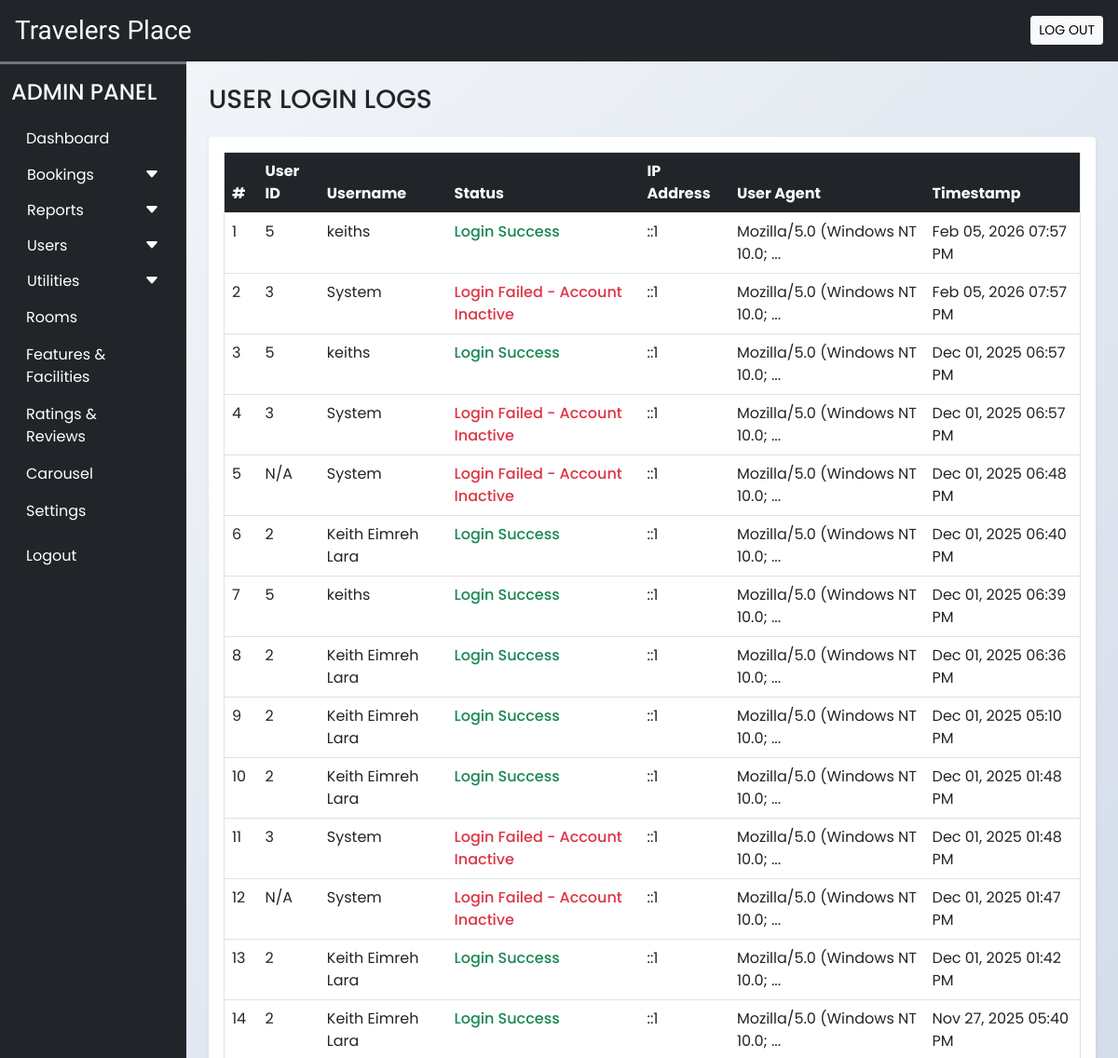
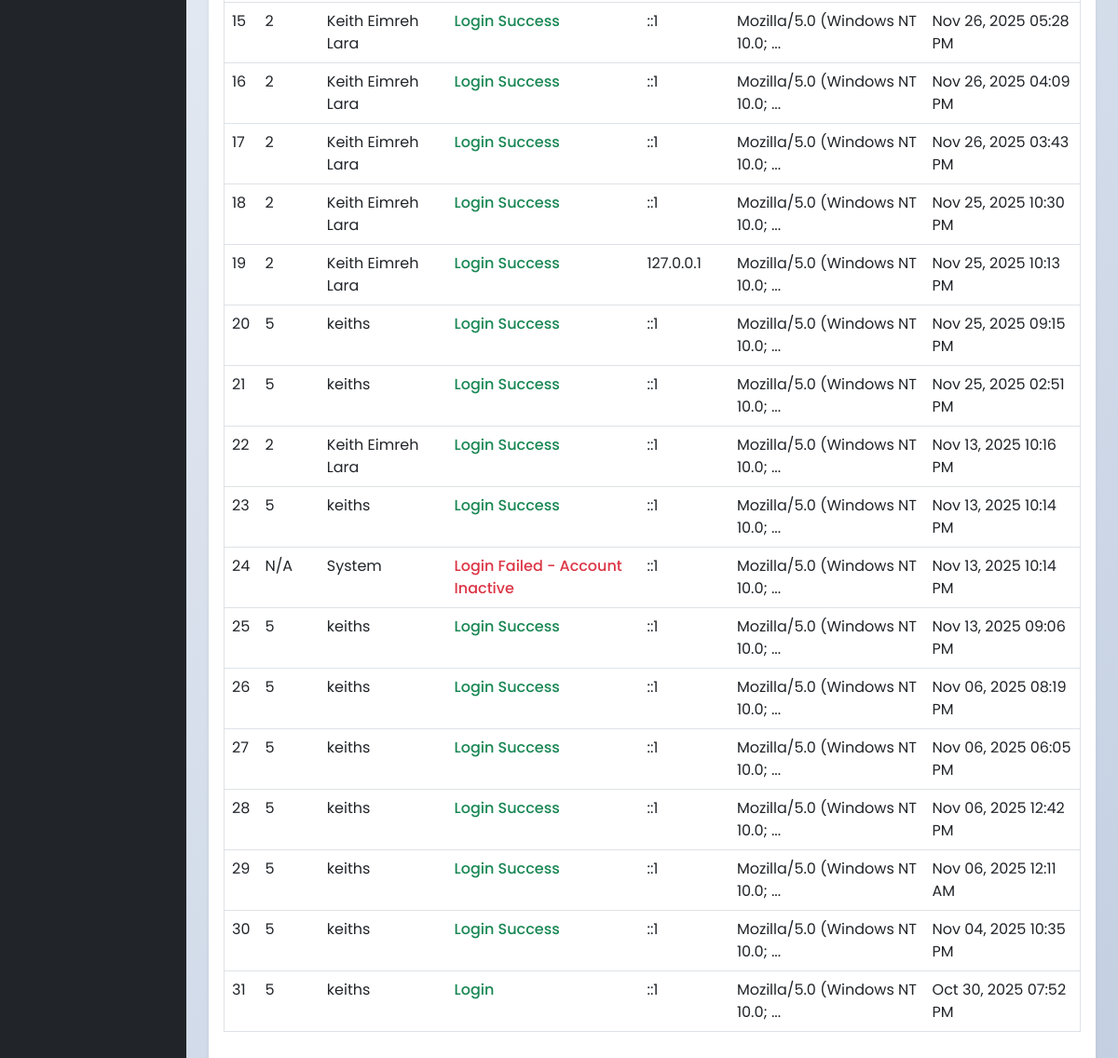
Before: /admin/user_login_logs.php (signed in) with the older database file (2 pictures, top to bottom).
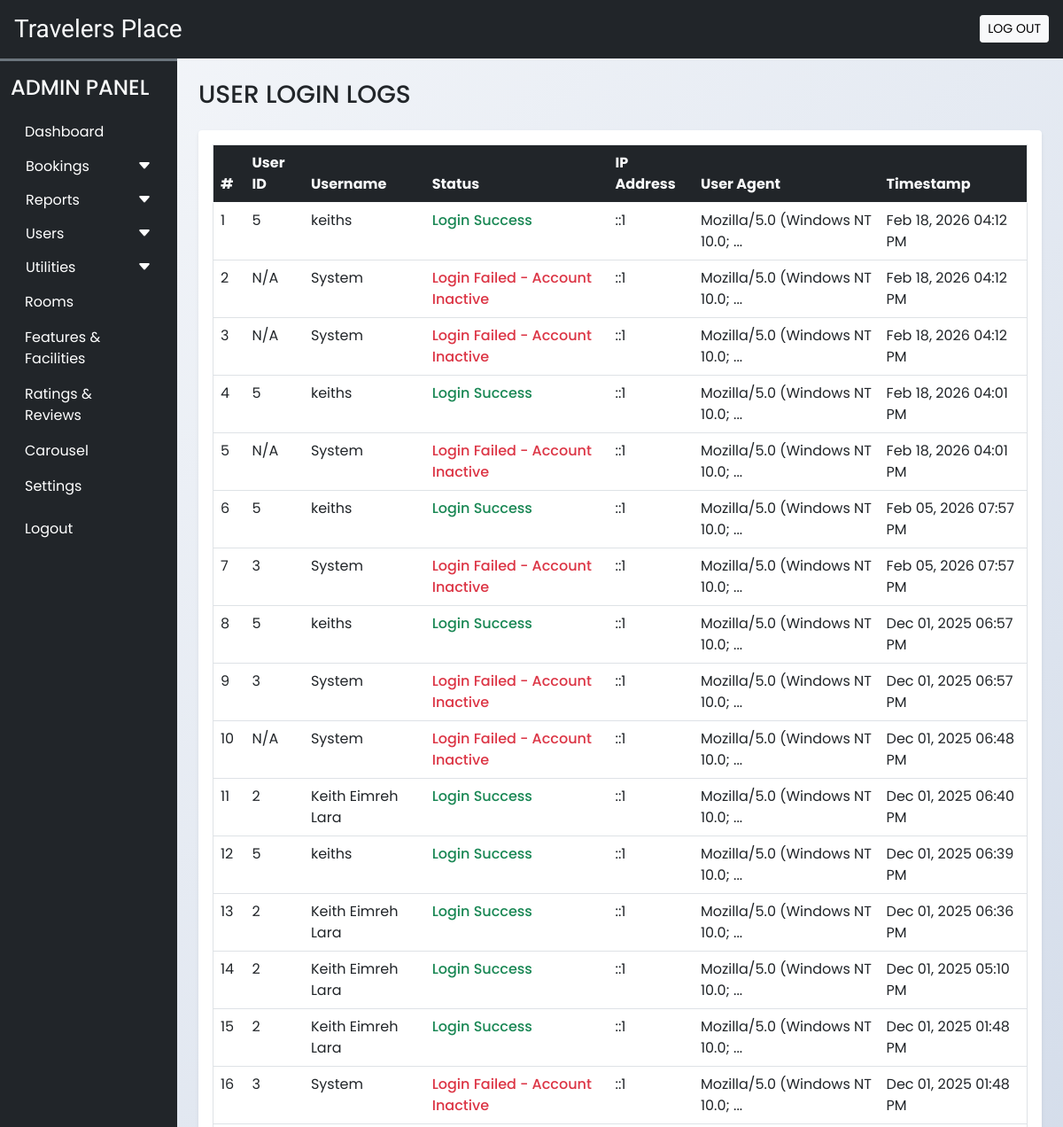
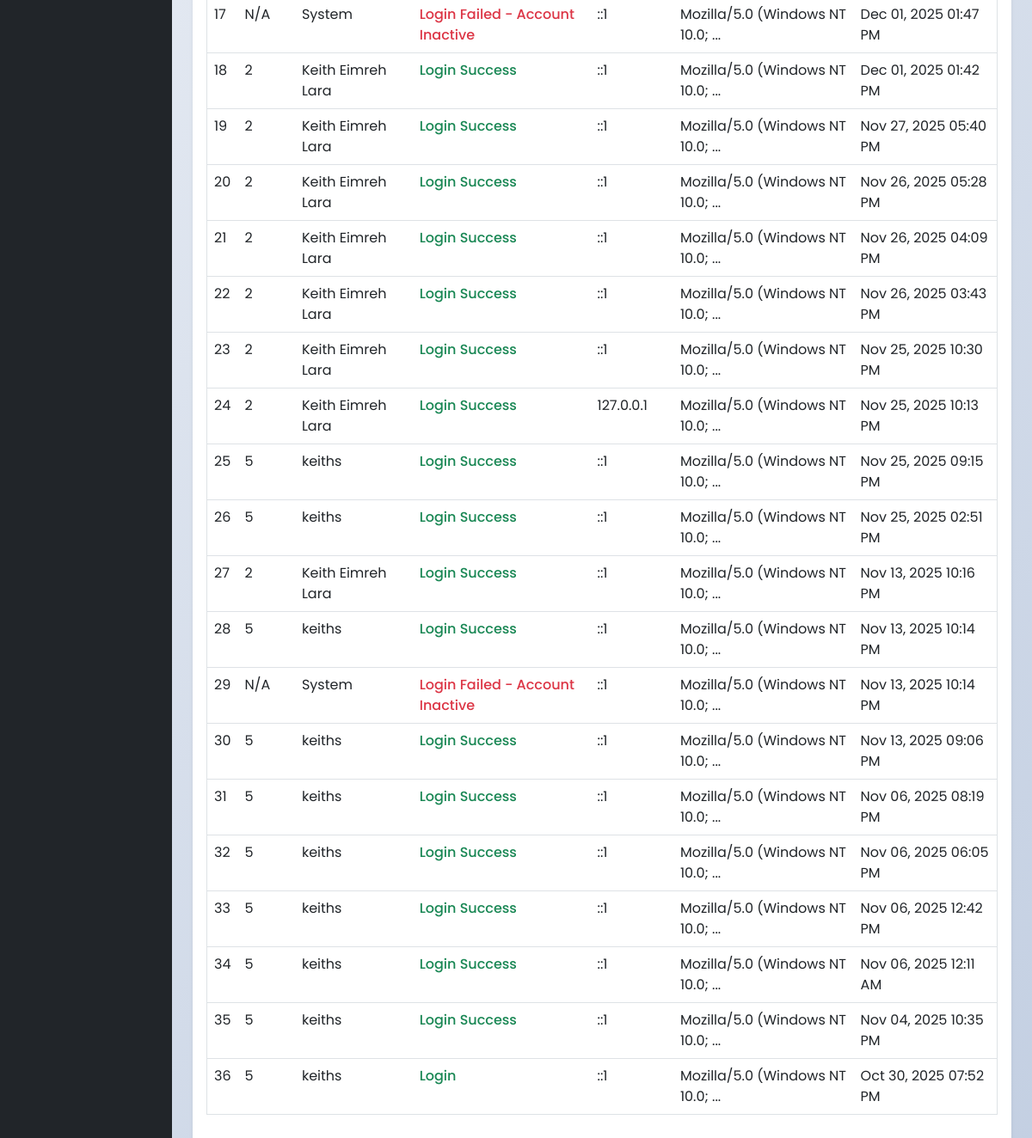
After: the same page with the newer database file (2 pictures, top to bottom).
### tables this page shows
CREATE TABLE `activity_logs` (
  `id` int(11) NOT NULL AUTO_INCREMENT,
  `user_id` int(11) DEFAULT NULL,
  `user_name` varchar(100) NOT NULL,
  `action` varchar(100) NOT NULL,
  `details` text DEFAULT NULL,
  `ip_address` varchar(45) DEFAULT NULL,
  `user_agent` text DEFAULT NULL,
  `created_at` timestamp NOT NULL DEFAULT current_timestamp(),
  PRIMARY KEY (`id`),
  KEY `idx_user_id` (`user_id`),
  KEY `idx_created_at` (`created_at`)
);

### admin/user_login_logs.php (the view, shortened to what this page needs)
<!DOCTYPE html>
<html lang="en">
<head>
  <?php require('inc/links.php'); ?>
  <link rel="stylesheet" href="https://cdn.datatables.net/1.13.6/css/dataTables.bootstrap5.min.css">
</head>
<body class="bg-light">
  <?php require('inc/header.php'); ?>
  <div class="container-fluid" id="main-content">
    <div class="row">
      <div class="col-lg-10 ms-auto p-4 overflow-hidden">
        <h3 class="mb-4">USER LOGIN LOGS</h3>
        <div class="card border-0 shadow-sm mb-4">
          <div class="card-body">
            <div class="table-responsive">
              <table class="table table-hover border" id="login-logs-table">
                <thead class="bg-dark text-light">
                  <tr>
                    <th>#</th>
                    <th>User ID</th>
                    <th>Username</th>
                    <th>Status</th>
                    <th>IP Address</th>
                    <th>User Agent</th>
                    <th>Timestamp</th>
                  </tr>
                </thead>
                <tbody>
                  <?php
                  $con = $GLOBALS['con'];
                  $query = "SELECT * FROM `activity_logs`
                           WHERE `action` LIKE 'Login%'
                           ORDER BY `created_at` DESC";
                  $res = mysqli_query($con, $query);
                  $i = 1;
                  while($row = mysqli_fetch_assoc($res)) {
                    $statusClass = strpos($row['action'], 'Failed') !== false ? 'status-failed' : 'status-success';
                    echo "
                    <tr>
                      <td>$i</td>
                      <td>" . ($row['user_id'] ?: 'N/A') . "</td>
                      <td>" . htmlspecialchars($row['user_name']) . "</td>
                      <td class='$statusClass'>" . htmlspecialchars($row['action']) . "</td>
                      <td>" . htmlspecialchars($row['ip_address']) . "</td>
                      <td title='" . htmlspecialchars($row['user_agent']) . "'>" .
                         (strlen($row['user_agent']) > 30 ?
                          substr(htmlspecialchars($row['user_agent']), 0, 30) . '...' :
                          htmlspecialchars($row['user_agent'])) .
                      "</td>
                      <td>" . date('M d, Y h:i A', strtotime($row['created_at'])) . "</td>
                    </tr>
                    ";
                    $i++;
                  }
                  ?>
                </tbody>
              </table>
            </div>
          </div>
        </div>
      </div>
    </div>
  </div>
</body>
</html>

### admin/inc/links.php (shortened to what this page needs)
<link rel="stylesheet" href="https://cdn.jsdelivr.net/npm/bootstrap-icons@1.9.1/font/bootstrap-icons.css">
<link href="https://cdn.jsdelivr.net/npm/bootstrap@5.0.2/dist/css/bootstrap.min.css" rel="stylesheet">
<link rel="stylesheet" href="css/common.css?v=<?php echo filemtime('css/common.css'); ?>">

### admin/inc/header.php (shortened to what this page needs)
<?php
  $admin_role = $_SESSION['adminRole'] ?? 'admin';
?>
<div class="container-fluid bg-dark text-light p-3 d-flex align-items-center justify-content-between sticky-top">
  <h3 class="mb-0 h-font">Travelers Place</h3>
  <a href="logout.php" id="admin-logout" class="btn btn-light btn-sm">LOG OUT</a>
</div>
<div class="col-lg-2 bg-dark border-top border-3 border-secondary" id="dashboard-menu">
  <nav class="navbar navbar-expand-lg navbar-dark">
    <div class="container-fluid flex-lg-column align-items-stretch">
      <h4 class="mt-2 text-light">ADMIN PANEL</h4>
      <div class="collapse navbar-collapse flex-column align-items-stretch mt-2" id="adminDropdown">
        <ul class="nav nav-pills flex-column">
          <li class="nav-item">
            <a class="nav-link text-white" href="dashboard.php">Dashboard</a>
          </li>
          <button class="btn text-white px-3 w-100 shadow-none text-start d-flex align-items-center justify-content-between" type="button" data-bs-toggle="collapse" data-bs-target="#bookingLinks">
            <span>Bookings</span>
            <span><i class="bi bi-caret-down-fill"></i></span>
          </button>
          <button class="btn text-white px-3 w-100 shadow-none text-start d-flex align-items-center justify-content-between" type="button" data-bs-toggle="collapse" data-bs-target="#reportsLinks">
            <span>Reports</span>
            <span><i class="bi bi-caret-down-fill"></i></span>
          </button>
          <?php if($admin_role === 'admin'): ?>
            <button class="btn text-white px-3 w-100 shadow-none text-start d-flex align-items-center justify-content-between" type="button" data-bs-toggle="collapse" data-bs-target="#usersLinks">
              <span>Users</span>
              <span><i class="bi bi-caret-down-fill"></i></span>
            </button>
            <button class="btn text-white px-3 w-100 shadow-none text-start d-flex align-items-center justify-content-between" type="button" data-bs-toggle="collapse" data-bs-target="#utilitiesLinks">
              <span>Utilities</span>
              <span><i class="bi bi-caret-down-fill"></i></span>
            </button>
            <li class="nav-item">
              <a class="nav-link text-white" href="rooms.php">Rooms</a>
            </li>
            <li class="nav-item">
              <a class="nav-link text-white" href="features_facilities.php">Features & Facilities</a>
            </li>
            <li class="nav-item">
              <a class="nav-link text-white" href="rate_review.php">Ratings & Reviews</a>
            </li>
            <li class="nav-item">
              <a class="nav-link text-white" href="carousel.php">Carousel</a>
            </li>
            <li class="nav-item">
              <a class="nav-link text-white" href="settings.php">Settings</a>
            </li>
          <?php else: ?>
            <li class="nav-item">
              <a class="nav-link text-white" href="change_password.php">Change Password</a>
            </li>
          <?php endif; ?>
          <li class="nav-item mt-2">
            <a class="nav-link text-white" href="logout.php">Logout</a>
          </li>
        </ul>
      </div>
    </div>
  </nav>
</div>

### admin/css/common.css (style rules this page uses)
:root { --teal: #2ec1ac; --teal_hover: #279e8c; }
* { font-family: 'Poppins', sans-serif; }
.h-font { font-family: 'Merienda', cursive; }
#dashboard-menu { position: fixed; height: 100%; z-index: 11; }
body.bg-light { background: linear-gradient(135deg, #f5f7fa 0%, #c3cfe2 100%); min-height: 100vh; }

### admin/user_login_logs.php (style rules this page uses)
.status-success { color: #198754; font-weight: 500; }
.status-failed { color: #dc3545; font-weight: 500; }

Changed rows visible on the page:
added activity_logs: user "5", user_name "keiths", action "Login Success", ip_address "::1", user_agent "Mozilla/5.0 (Windows NT 10.0;", created_at "Feb 18, 2026 04:12 PM"
added activity_logs: user "N/A", user_name "System", action "Login Failed - Account Inactive", ip_address "::1", user_agent "Mozilla/5.0 (Windows NT 10.0;", created_at "Feb 18, 2026 04:12 PM"
added activity_logs: user "N/A", user_name "System", action "Login Failed - Account Inactive", ip_address "::1", user_agent "Mozilla/5.0 (Windows NT 10.0;", created_at "Feb 18, 2026 04:12 PM"
added activity_logs: user "5", user_name "keiths", action "Login Success", ip_address "::1", user_agent "Mozilla/5.0 (Windows NT 10.0;", created_at "Feb 18, 2026 04:01 PM"
added activity_logs: user "N/A", user_name "System", action "Login Failed - Account Inactive", ip_address "::1", user_agent "Mozilla/5.0 (Windows NT 10.0;", created_at "Feb 18, 2026 04:01 PM"
